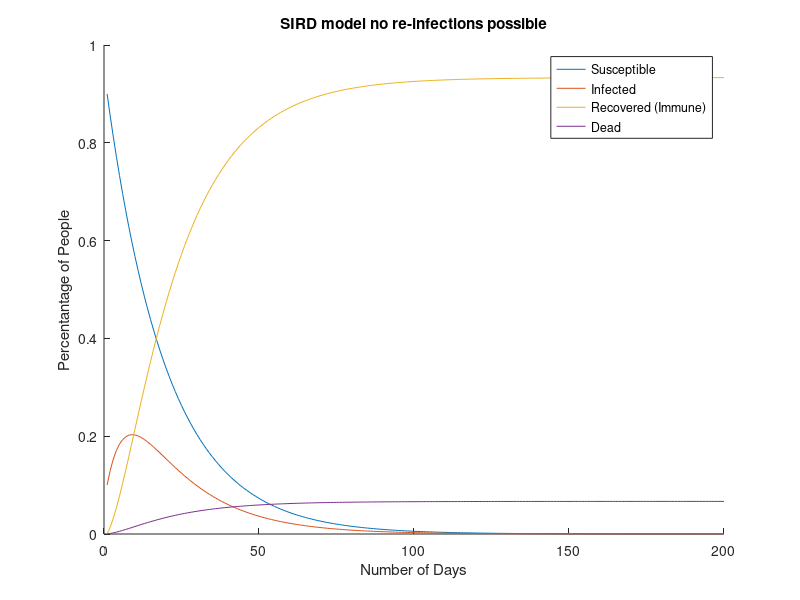
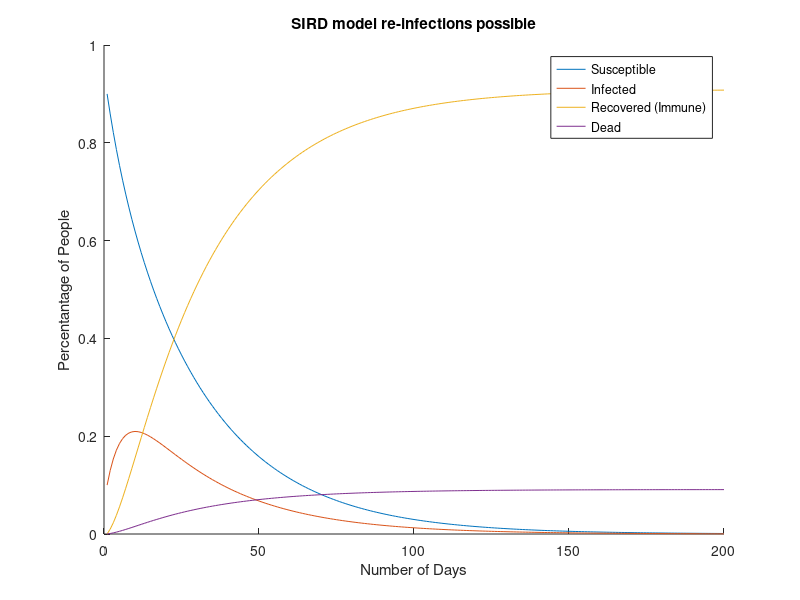

Write MATLAB code to recreate these figures, in order. (Note: this script raises an error after producing the figures.)
% code for no re-infections
% this is the start of our simulation where all of the population is suceptible
X = [0.9 0.1 0 0]';

% These are our paramaters make sure that each group equal to one
percentNotInfect = 0.95;
percentInfect = 0.05;
otherDeathPercent = 0;

percentRecoverNoImmunity = 0;
percentStayInfected = 0.85;
percentRecoverImmunity = 0.14;
percentInfectDie = 0.01;

percentRecoverLoseImmunity = 0;
percentRecoverKeepImmunity = 1;

runTime = 200; % in days

% constructing the matrix
S_column = [percentNotInfect percentInfect 0 otherDeathPercent]';
I_column = [percentRecoverNoImmunity percentStayInfected percentRecoverImmunity percentInfectDie]';
R_column = [percentRecoverLoseImmunity 0 percentRecoverKeepImmunity 0]';
D_column = [0 0 0 1]';
SIRD_matrix = [S_column I_column R_column D_column];

for t = 2:runTime
    X(:, t) = SIRD_matrix*X(:, t-1);
end

figure
hold on
plot(X(1, :))
plot(X(2, :));
plot(X(3, :));
plot(X(4, :));
legend("Susceptible", "Infected", "Recovered (Immune)", "Dead")
title("SIRD model no re-infections possible")
ylabel("Percentantage of People")
xlabel("Number of Days")


% code for re-infections, this will be a similar graph to the text book as
% well
percentRecoverNoImmunity = 0.04;
percentStayInfected = 0.85;
percentRecoverImmunity = 0.1;
percentInfectDie = 0.01;

S_column = [percentNotInfect percentInfect 0 otherDeathPercent]';
I_column = [percentRecoverNoImmunity percentStayInfected percentRecoverImmunity percentInfectDie]';
R_column = [percentRecoverLoseImmunity 0 percentRecoverKeepImmunity 0]';
D_column = [0 0 0 1]';
SIRD_matrix = [S_column I_column R_column D_column];

for t = 2:runTime
    X(:, t) = SIRD_matrix*X(:, t-1);
end

figure
hold on
plot(X(1, :))
plot(X(2, :));
plot(X(3, :));
plot(X(4, :));
legend("Susceptible", "Infected", "Recovered (Immune)", "Dead")
title("SIRD model re-infections possible")
ylabel("Percentantage of People")
xlabel("Number of Days")

% running the included lsim function and comparing with reinfections
% possible to compare to homemade function
figure
base_sir